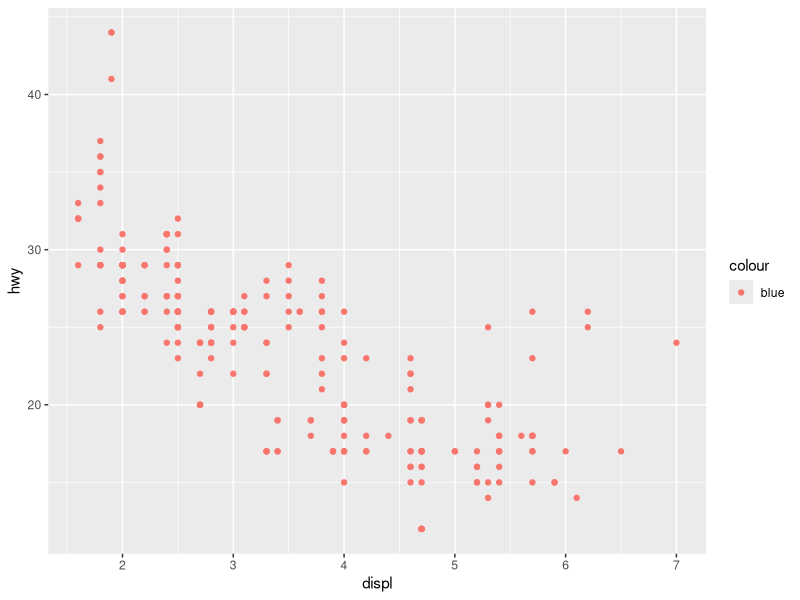

Source code (R):
## ---- chunk 1
knitr::opts_chunk$set(echo = TRUE, message=FALSE, warning=FALSE)
## ---- chunk 2
library(tidyverse)
## ---- chunk 3
# type code here
## ---- chunk 4
# type code here
## ---- chunk 5
ggplot(data = mpg) + 
  geom_point(mapping = aes(x = displ, y = hwy, color = "blue"))
## ---- chunk 6
# type code here
